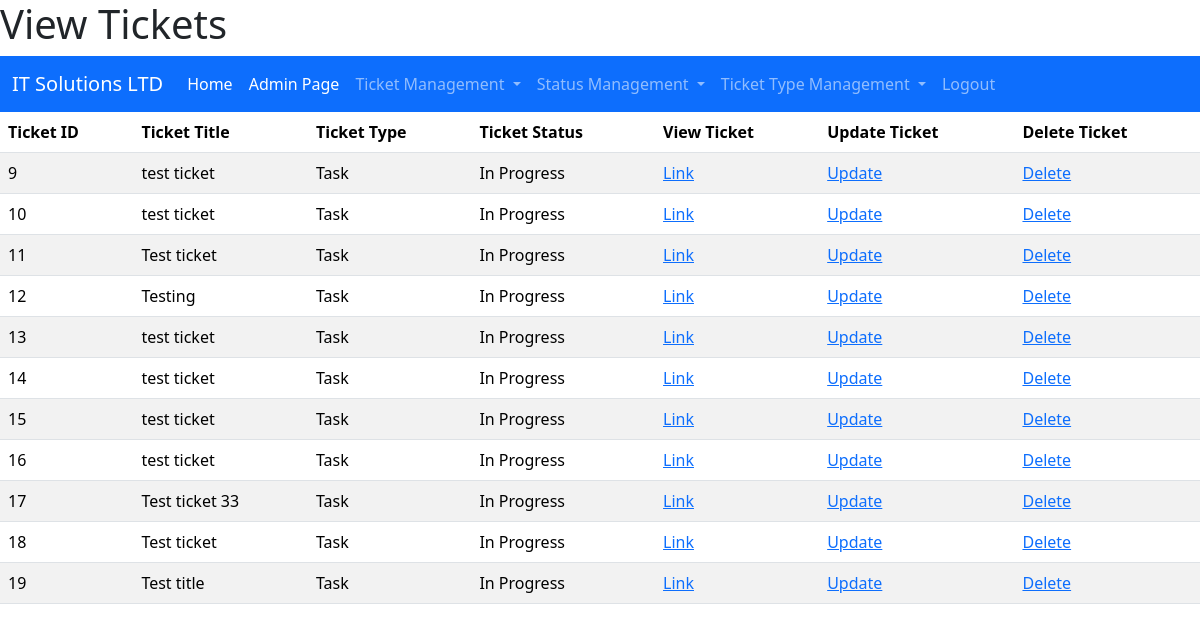
The page /view_tickets/ (signed in) on the database its author committed.
### myapp/models.py (models this page shows)
class Ticket(models.Model):
    ticket_id = models.AutoField(primary_key=True, null=False)
    ticket_title = models.CharField(max_length=100, null=False)
    ticket_info = models.CharField(max_length=2000, blank=True, null=True)
    assignee = models.ForeignKey(User, blank=True, on_delete=models.CASCADE, null=True)
    status = models.ForeignKey(Status, on_delete=models.CASCADE, null=True)
    type = models.ForeignKey(TicketType, on_delete=models.CASCADE, null=True)
    date_reported = models.DateField(null=False)
    date_due = models.DateField(blank=True, null=True)

class TicketType(models.Model):
    type_name = models.CharField(max_length=20, null=False, primary_key=True)
    type_description = models.CharField(max_length=100, blank=True, null=True)
    def __str__(self):
        return self.type_name

class Status(models.Model):
    status_name = models.CharField(max_length = 20, primary_key=True, null=False)
    status_description = models.CharField(max_length=100, blank=True, null=True)
    def __str__(self):
        return self.status_name

### myapp/views.py (the view)
# urls.py: path("view_tickets/", views.ViewTickets, name="View Tickets"),
@login_required(login_url="/login")
def ViewTickets(request):
    tickets = Ticket.objects.all()
    return render(request, "myapp/display_tickets.html", {"tickets": tickets})

### myapp/templates/myapp/display_tickets.html (shortened to what this page needs)
{% extends "myapp/base.html" %}
{% block title %}
<h1>View Tickets</h1>
{% endblock %}
{% block content %}
    <table class="table table-striped">
        <thead>
            <tr>
                <th>Ticket ID</th>
                <th>Ticket Title</th>
                <th>Ticket Type</th>
                <th>Ticket Status</th>
                <th>View Ticket</th>
                <th>Update Ticket</th>
                {% if user.is_superuser %}
                <th> Delete Ticket</th>
                {% endif %}
            </tr>
        </thead>
        <tbody>
            {% for ticket in tickets %}
                <tr scope="row">
                    <td> {{ticket.ticket_id}} </td>
                    <td> {{ticket.ticket_title}} </td>
                    <td> {{ticket.type}} </td>
                    <td> {{ticket.status}} </td>
                    <td> <a href="/view_ticket/{{ticket.ticket_id}}"> Link </a> </td>
                    <td> <a href="/update_ticket/{{ticket.ticket_id}}"> Update </a> </td>
                    {% if user.is_superuser %}
                    <td> <a href="/delete_ticket/{{ticket.ticket_id}}"> Delete </a> </td>
                    {% endif %}
                </tr>
            {% endfor %}
        </tbody>
    </table>
{% endblock %}

### rows shown on the page
Ticket: ticket_id "9", ticket_title "test ticket", type "Task", status "In Progress"
Ticket: ticket_id "10", ticket_title "test ticket", type "Task", status "In Progress"
Ticket: ticket_id "11", ticket_title "Test ticket", type "Task", status "In Progress"
Ticket: ticket_id "12", ticket_title "Testing", type "Task", status "In Progress"
Ticket: ticket_id "13", ticket_title "test ticket", type "Task", status "In Progress"
Ticket: ticket_id "14", ticket_title "test ticket", type "Task", status "In Progress"
Ticket: ticket_id "15", ticket_title "test ticket", type "Task", status "In Progress"
Ticket: ticket_id "16", ticket_title "test ticket", type "Task", status "In Progress"
Ticket: ticket_id "17", ticket_title "Test ticket 33", type "Task", status "In Progress"
Ticket: ticket_id "18", ticket_title "Test ticket", type "Task", status "In Progress"
Ticket: ticket_id "19", ticket_title "Test title", type "Task", status "In Progress"
